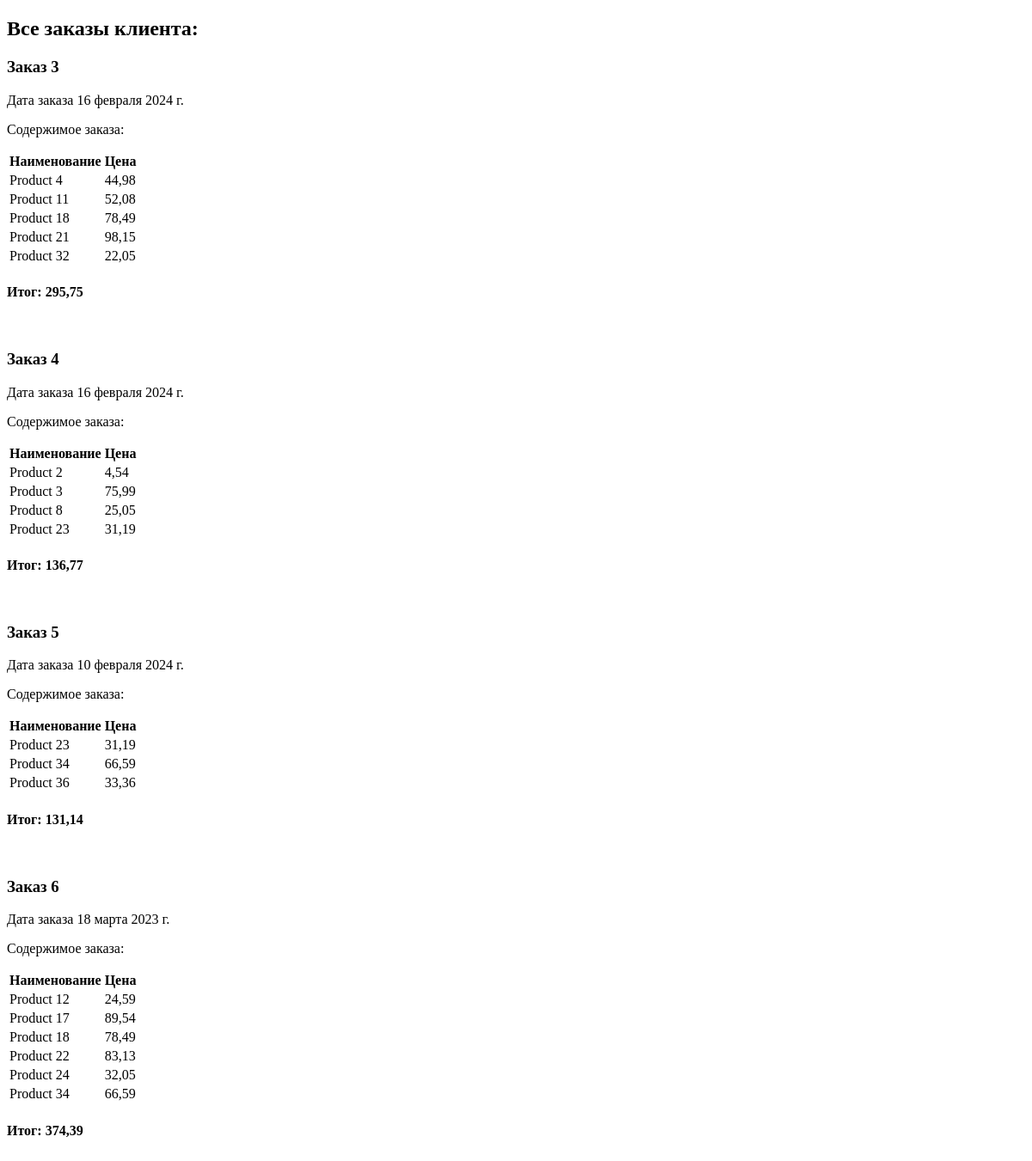
The app's page /client/orders/2/, older data.
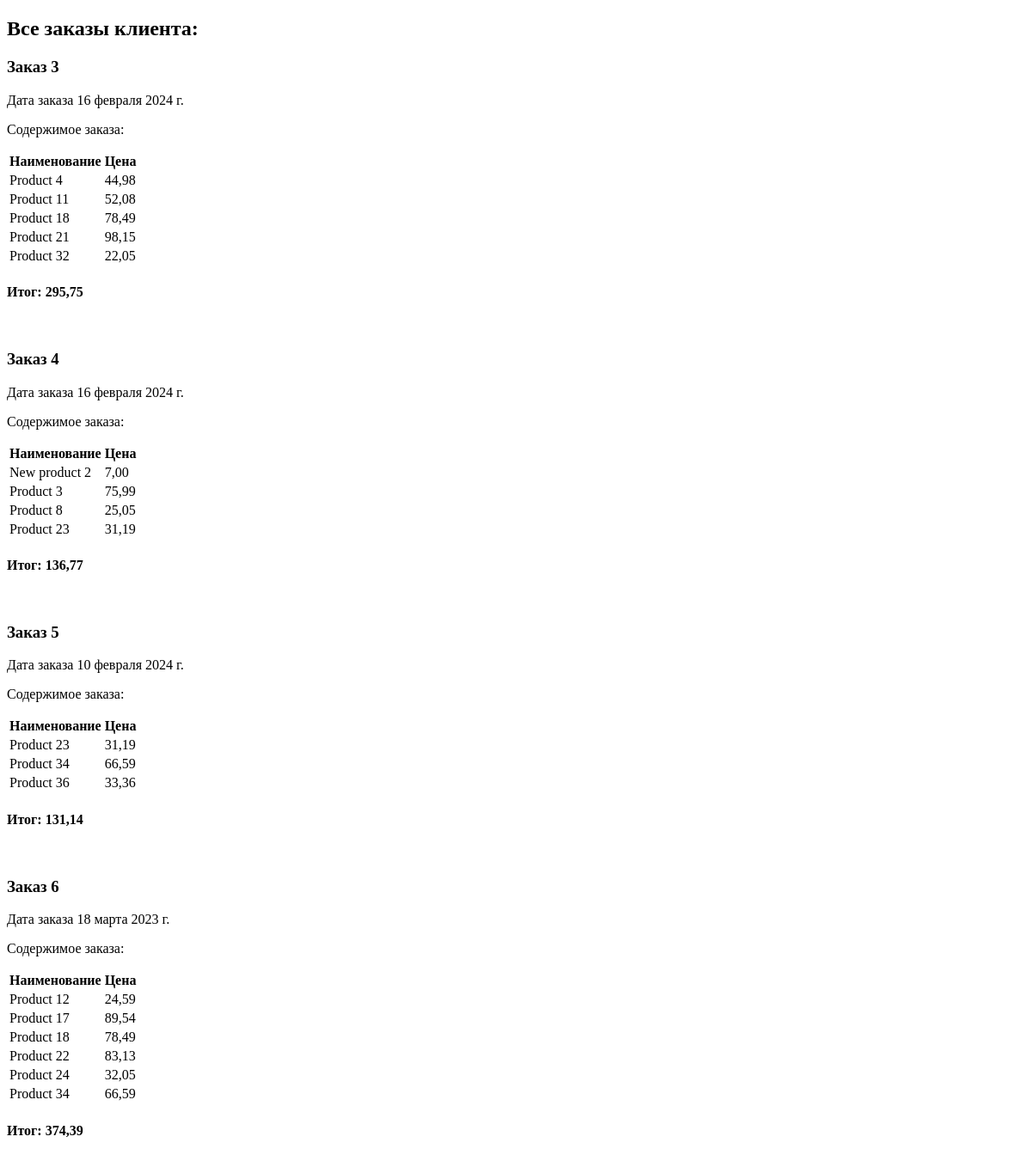
The same page, newer data.
### storeapp/models.py (models this page shows, shortened)
class Order(models.Model):
    client = models.ForeignKey(Client, on_delete=models.CASCADE, verbose_name=u'Клиент')
    products = models.ManyToManyField('Product', verbose_name=u'Продукты')
    total_amount = models.DecimalField(max_digits=7, decimal_places=2, verbose_name=u'Сумма заказа')
    date_order = models.DateField(auto_now_add=True, verbose_name=u'Дата заказа')

class Product(models.Model):
    title = models.CharField(max_length=100, verbose_name=u'Название')
    description = models.TextField(verbose_name=u'Описание')
    price = models.DecimalField(max_digits=7, decimal_places=2, verbose_name=u'Цена')
    quantity_of_product = models.IntegerField(verbose_name=u'Доступно товара')
    date_product_add = models.DateField(auto_now_add=True, verbose_name=u'Дата добавления товара')
    image = models.ImageField(upload_to='images', blank=True, verbose_name=u'Изображение')

### storeapp/views.py (the view)
# urls.py: path('client/orders/<int:client_id>/', views.get_orders_by_client_id, name='get_orders'),
def get_orders_by_client_id(request, client_id):
    orders = Order.objects.filter(client_id=client_id)
    context = []
    for order in orders:
        products = order.products.all()
        context.append({'order': order, 'products': products})
    return render(request, 'storeapp/orders.html', {'orders': context})

### storeapp/templates/storeapp/orders.html (shortened to what this page needs)
{% extends 'base.html' %}
{% block content %}
    <h2>Все заказы клиента:</h2>
    {% for order in orders %}
    <div>
        <h3>Заказ {{ order.order.id }}</h3>
        <p>Дата заказа {{ order.order.date_order }}</p>
        <p>Содержимое заказа:</p>
    <table>
    <tr><th>Наименование</th><th>Цена</th></tr>
        {% for product in order.products %}
            <tr><td>{{ product.title }}</td><td>{{ product.price }}</td></tr>
        {% endfor %}
    </table>
        <h4>Итог: {{ order.order.total_amount }}</h4>
    </div>
    <br>
    {% endfor %}
{% endblock %}

### templates/base.html (shortened to what this page needs)
<!DOCTYPE html>
<html lang="en">
<head>
</head>
<body>
    {% block content %}{% endblock %}
</body>
</html>

Row changes from the older to the newer data that the page shows:
changed Product: title "Product 2" → "New product 2"; price "4,54" → "7,00"
